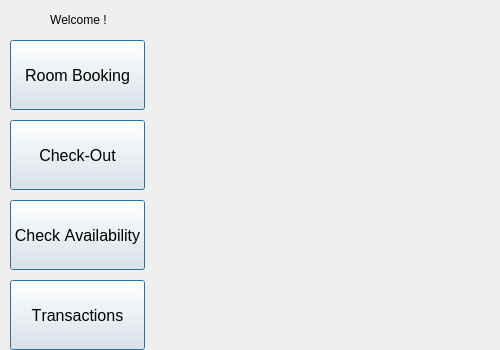
<?xml version="1.0" encoding="UTF-8"?>
<ui version="4.0">
 <class>MainWindow</class>
 <widget class="QMainWindow" name="MainWindow">
  <property name="geometry">
   <rect>
    <x>0</x>
    <y>0</y>
    <width>500</width>
    <height>350</height>
   </rect>
  </property>
  <property name="font">
   <font>
    <kerning>false</kerning>
   </font>
  </property>
  <property name="windowTitle">
   <string>ibis Service</string>
  </property>
  <property name="windowIcon">
   <iconset>
    <normaloff>icons8-hôtel-emoji-48.png</normaloff>icons8-hôtel-emoji-48.png</iconset>
  </property>
  <property name="windowOpacity">
   <double>1.000000000000000</double>
  </property>
  <widget class="QWidget" name="centralWidget">
   <widget class="QLabel" name="imgLabel">
    <property name="geometry">
     <rect>
      <x>160</x>
      <y>0</y>
      <width>340</width>
      <height>351</height>
     </rect>
    </property>
    <property name="text">
     <string/>
    </property>
   </widget>
   <widget class="QPushButton" name="btnRoomBooking">
    <property name="geometry">
     <rect>
      <x>10</x>
      <y>40</y>
      <width>135</width>
      <height>70</height>
     </rect>
    </property>
    <property name="font">
     <font>
      <pointsize>12</pointsize>
      <kerning>false</kerning>
     </font>
    </property>
    <property name="text">
     <string>Room Booking</string>
    </property>
    <property name="autoDefault">
     <bool>true</bool>
    </property>
    <property name="default">
     <bool>true</bool>
    </property>
    <property name="flat">
     <bool>false</bool>
    </property>
   </widget>
   <widget class="QPushButton" name="btnRoomCheckout">
    <property name="geometry">
     <rect>
      <x>10</x>
      <y>120</y>
      <width>135</width>
      <height>70</height>
     </rect>
    </property>
    <property name="font">
     <font>
      <pointsize>12</pointsize>
      <kerning>false</kerning>
     </font>
    </property>
    <property name="text">
     <string>Check-Out</string>
    </property>
    <property name="default">
     <bool>true</bool>
    </property>
    <property name="flat">
     <bool>false</bool>
    </property>
   </widget>
   <widget class="QPushButton" name="btnCheckAvailability">
    <property name="geometry">
     <rect>
      <x>10</x>
      <y>200</y>
      <width>135</width>
      <height>70</height>
     </rect>
    </property>
    <property name="font">
     <font>
      <pointsize>12</pointsize>
      <kerning>false</kerning>
     </font>
    </property>
    <property name="text">
     <string>Check Availability</string>
    </property>
    <property name="autoDefault">
     <bool>true</bool>
    </property>
    <property name="default">
     <bool>true</bool>
    </property>
    <property name="flat">
     <bool>false</bool>
    </property>
   </widget>
   <widget class="QPushButton" name="bntTransaction">
    <property name="geometry">
     <rect>
      <x>10</x>
      <y>280</y>
      <width>135</width>
      <height>70</height>
     </rect>
    </property>
    <property name="font">
     <font>
      <pointsize>12</pointsize>
      <kerning>false</kerning>
     </font>
    </property>
    <property name="text">
     <string>Transactions</string>
    </property>
    <property name="autoDefault">
     <bool>true</bool>
    </property>
    <property name="default">
     <bool>true</bool>
    </property>
    <property name="flat">
     <bool>false</bool>
    </property>
   </widget>
   <widget class="QLabel" name="label_2">
    <property name="geometry">
     <rect>
      <x>150</x>
      <y>0</y>
      <width>351</width>
      <height>351</height>
     </rect>
    </property>
    <property name="text">
     <string/>
    </property>
    <property name="pixmap">
     <pixmap>hotel.jpg</pixmap>
    </property>
    <property name="scaledContents">
     <bool>true</bool>
    </property>
    <property name="wordWrap">
     <bool>true</bool>
    </property>
    <property name="margin">
     <number>1</number>
    </property>
   </widget>
   <widget class="QLabel" name="label">
    <property name="geometry">
     <rect>
      <x>50</x>
      <y>9</y>
      <width>61</width>
      <height>21</height>
     </rect>
    </property>
    <property name="text">
     <string>Welcome !</string>
    </property>
   </widget>
  </widget>
 </widget>
 <layoutdefault spacing="6" margin="11"/>
 <resources/>
 <connections/>
</ui>
